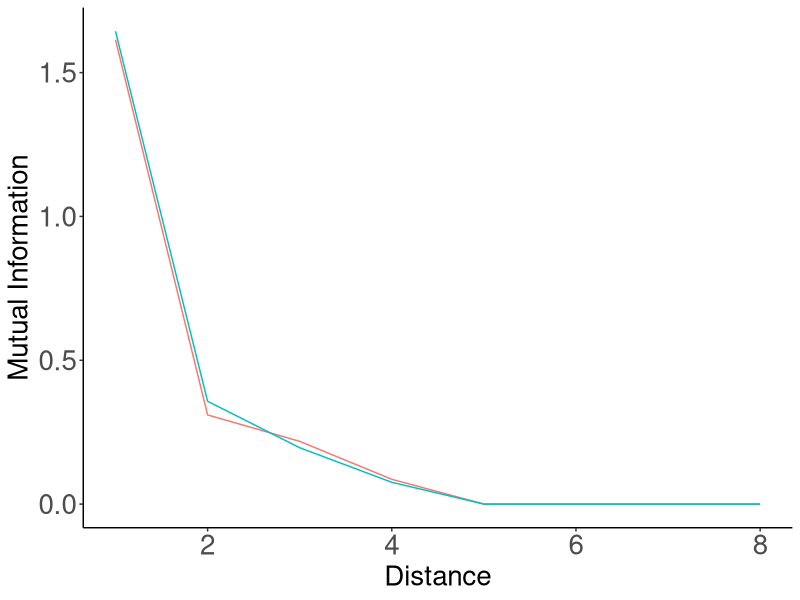
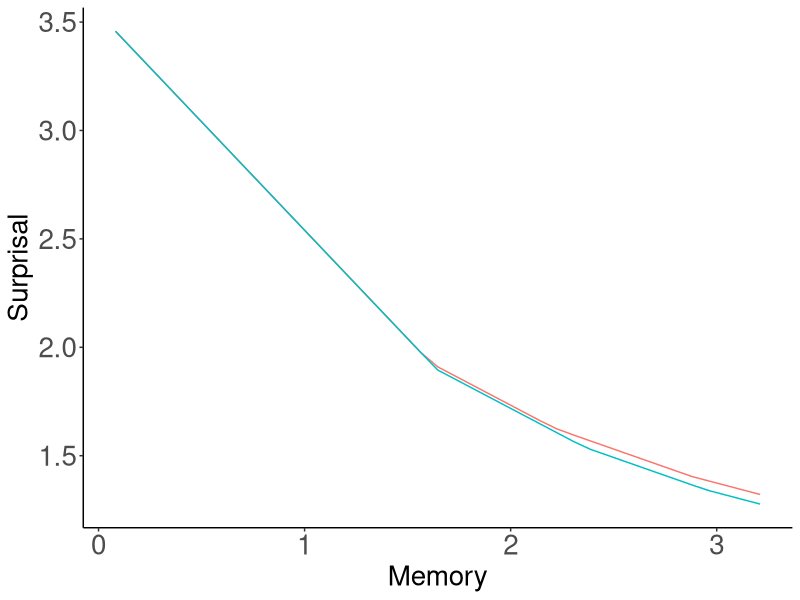
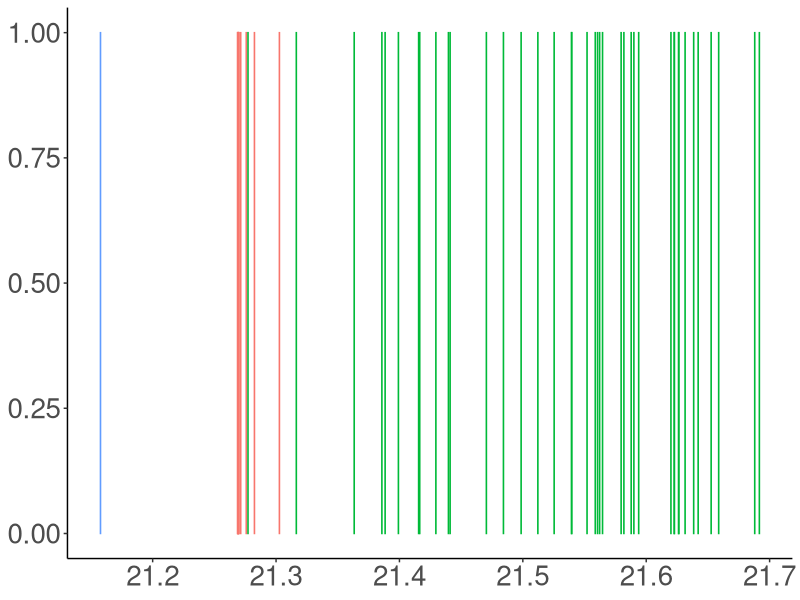
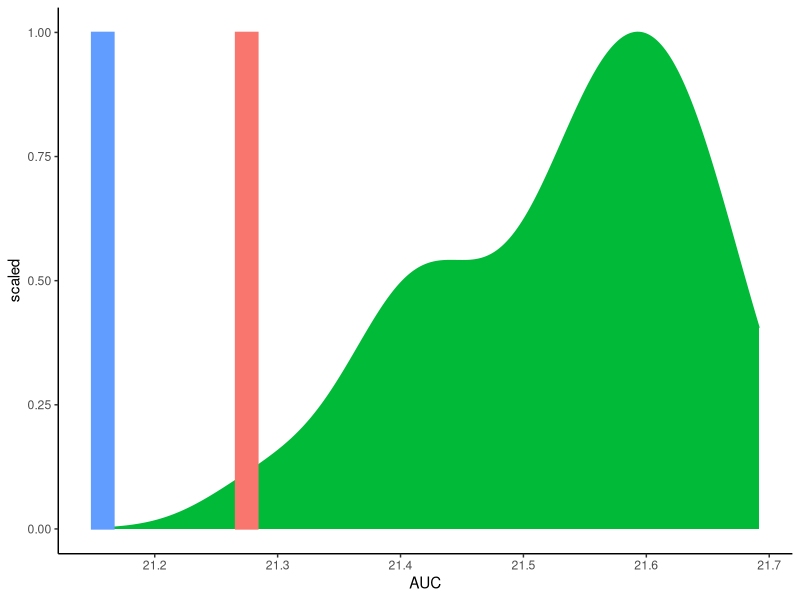

The R script that drew these images, in order:
library(tidyr)
library(dplyr)
library(ggplot2)

######################################

data = read.csv("results.tsv", sep="\t")


data = data %>% filter(Script == "forWords_Japanese_RandomOrder_FormsPhonemesFull_FullData_Heldout.py")

unigramCE = mean(data$UnigramCE)

data$Type = ifelse(data$Model %in% c("REAL", "RANDOM", "REVERSE"), as.character(data$Model), "Optimized")

data_ = data %>% group_by(Distance, Type) %>% summarise(MI=median(MI))
data_ = data_ %>% filter(Distance <= 7)
data_ = data_ %>% filter(Type %in% c("REAL", "RANDOM"))
plot = ggplot(data_, aes(x=1+Distance, y=MI, color=Type)) + geom_line() #size=2)
plot = plot + theme_bw()
plot = plot + xlab("Distance") + ylab("Mutual Information")
plot = plot + theme(axis.title.x=element_text(size=20), axis.title.y=element_text(size=20), axis.text = element_text(size=20))
plot = plot + theme(panel.grid.major = element_blank(), panel.grid.minor = element_blank(), panel.background = element_blank(), legend.position="none")
plot = plot + theme(axis.line = element_line(colour = "black"),
            panel.grid.major = element_blank(),
                panel.grid.minor = element_blank(),
                panel.border = element_blank(),
                    panel.background = element_blank())
ggsave(plot, file=paste("../figures/Japanese-suffixes-byPhonemes-it-heldout.pdf", sep=""), height=4, width=4)




data = read.csv("results_interpolated.tsv", sep="\t")


data = data %>% filter(Script == "forWords_Japanese_RandomOrder_FormsPhonemesFull_FullData_Heldout.py")

data = data %>% group_by(Type, Memory) %>% summarise(Surprisal=unigramCE-median(MI))

data_ = data %>% filter(Type %in% c("REAL", "RANDOM"))

plot = ggplot(data_, aes(x=Memory, y=Surprisal, color=Type)) + geom_line() #size=2)
plot = plot + theme_bw()
plot = plot + theme(axis.title.x=element_text(size=20), axis.title.y=element_text(size=20), axis.text = element_text(size=20))
plot = plot + theme(panel.grid.major = element_blank(), panel.grid.minor = element_blank(), panel.background = element_blank(), legend.position="none")
plot = plot + theme(axis.line = element_line(colour = "black"),
            panel.grid.major = element_blank(),
                panel.grid.minor = element_blank(),
                panel.border = element_blank(),
                    panel.background = element_blank())
ggsave(plot, file=paste("../figures/Japanese-suffixes-byPhonemes-memsurp-heldout.pdf", sep=""), height=4, width=4)




######################################

data = read.csv("results_auc.tsv", sep="\t")

data = data %>% filter(Script == "forWords_Japanese_RandomOrder_FormsPhonemesFull_FullData_Heldout.py")


data$Type = ifelse(data$Model %in% c("REAL", "RANDOM", "REVERSE"), as.character(data$Model), "Optimized")

data_ = data %>% filter(Type %in% c("REAL", "RANDOM", "Optimized"))


plot = ggplot(data_, aes(x=AUC, y=1, color=Type, fill=Type)) + geom_bar(stat="identity") #size=2)
plot = plot + theme_bw()
plot = plot + theme(axis.title.x=element_blank(), axis.title.y=element_blank(), axis.text = element_text(size=20))
plot = plot + theme(panel.grid.major = element_blank(), panel.grid.minor = element_blank(), panel.background = element_blank(), legend.position="none")
plot = plot + theme(axis.line = element_line(colour = "black"),
            panel.grid.major = element_blank(),
                panel.grid.minor = element_blank(),
                panel.border = element_blank(),
                    panel.background = element_blank())
ggsave(plot, file=paste("../figures/Japanese-suffixes-byPhonemes-auc-heldout.pdf", sep=""), height=4, width=4)

barWidth = (max(data$AUC) - min(data$AUC))/30

plot = ggplot(data_, aes(x=AUC, fill=Type, color=Type))
plot = plot + theme_classic()
plot = plot + theme(legend.position="none")
plot = plot + geom_density(data= data_%>%filter(Type == "RANDOM"), aes(y=..scaled..)) 
plot = plot + geom_bar(data = data_ %>% filter(!(Type %in% c("RANDOM"))) %>% group_by(Type) %>% summarise(AUC=mean(AUC)) %>% mutate(y=1),  aes(y=y, group=Type), width=barWidth, stat="identity", position = position_dodge())
ggsave(plot, file=paste("../figures/Japanese-suffixes-byPhonemes-auc-hist-heldout.pdf", sep=""), height=4, width=4)
